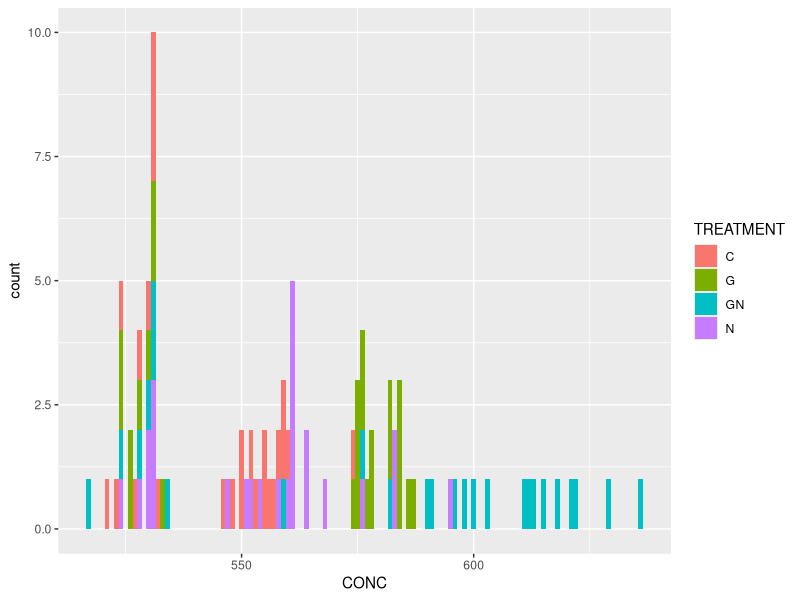
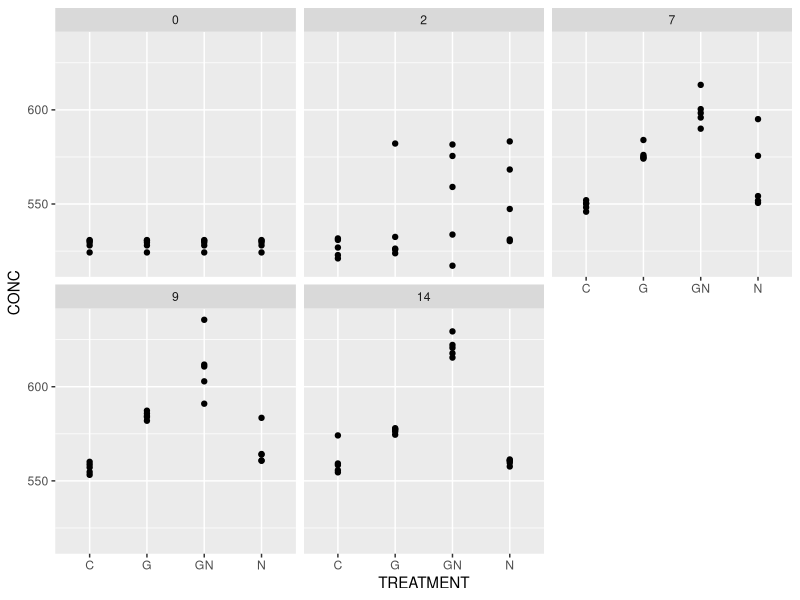
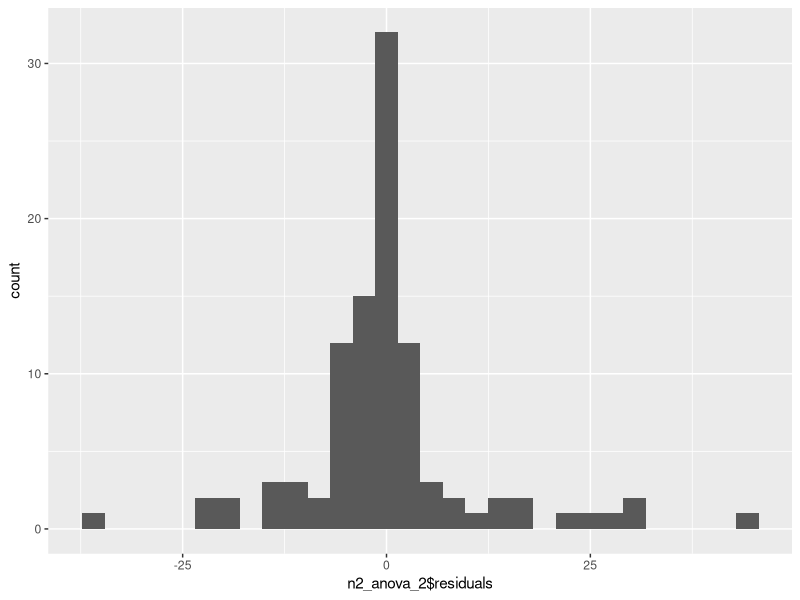
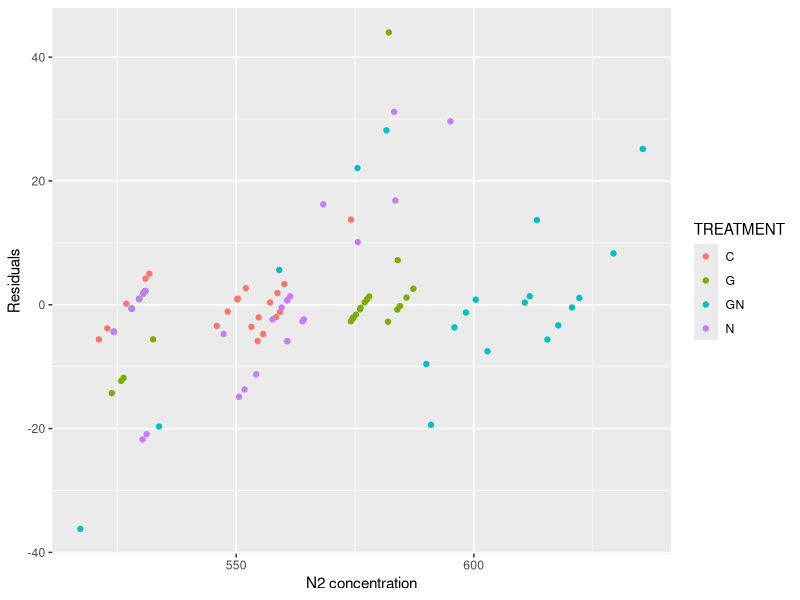
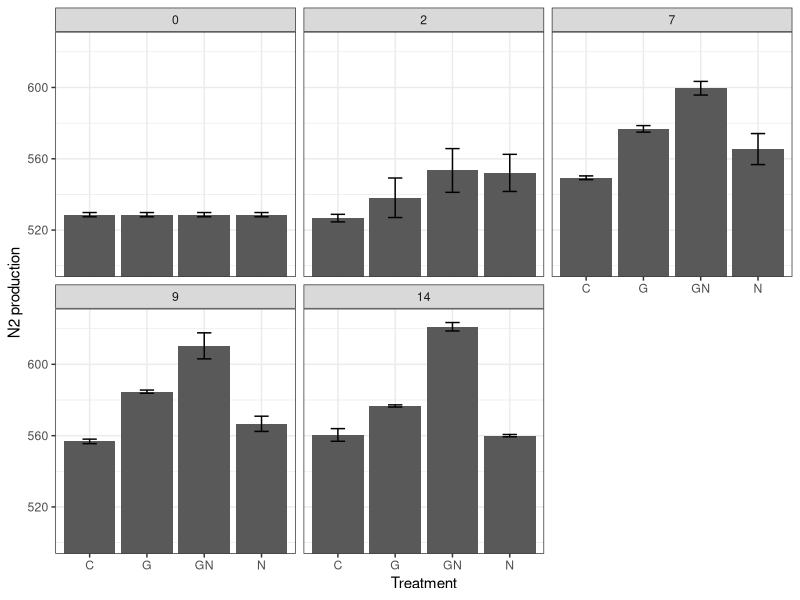

Reproduce these figures in R, in order.
## ---- chunk 1
require(tidyverse)
## ---- chunk 2
o2_data <- read.csv(file = "o2_first_exp.csv", header = T, sep = ",")

n2_data <- read.csv(file = "n2_first_exp.csv", header = T, sep = ",")
## ---- chunk 3
gas_combined_wide <- o2_data %>%
  rbind(n2_data)
## ---- chunk 4
gas_combined_long <- gas_combined_wide %>%
  gather("TREATMENT", "CONC", 4:7)
## ---- chunk 5
n2_long <- gas_combined_long %>%
  filter(ANALYTE == "n2")
## ---- chunk 6
n2_histo <- ggplot() +
  geom_histogram(data = n2_long,
                 aes(x = CONC, fill = TREATMENT),
                 binwidth = 1)

n2_histo
## ---- chunk 7
n2_plot <- ggplot() +
  geom_point(data = n2_long,
           aes(x = TREATMENT, y = CONC)) +
  facet_wrap(~TIME)

n2_plot
## ---- chunk 8
n2_anova_1 <- aov(data = n2_long,
                  CONC ~ as.factor(TREATMENT) + as.factor(TIME))

summary(n2_anova_1)
## ---- chunk 9
n2_anova_2 <- aov(data = n2_long,
                  CONC ~ as.factor(TREATMENT)*as.factor(TIME))

summary(n2_anova_2)
## ---- chunk 10
combo <- n2_long %>%
  cbind(n2_anova_2$residuals)

resid_plot <- ggplot() +
  geom_histogram(data = combo,
                 aes(x = n2_anova_2$residuals))

resid_plot


scatter_plot <- ggplot() +
  geom_point(data = combo,
             aes(x = CONC, y = n2_anova_2$residuals, colour = TREATMENT)) +
  ylab("Residuals") +
  xlab("N2 concentration")

scatter_plot
## ---- chunk 11
n2_tukey <- TukeyHSD(n2_anova_2)

#n2_tukey
## ---- chunk 12
n2_contrasts <- as.data.frame(n2_tukey$`as.factor(TREATMENT):as.factor(TIME)`) %>%
  rownames_to_column() %>%
  filter(`p adj` < 0.05)

n2_contrasts
## ---- chunk 13
n2_summary <- n2_long %>%
  group_by(TIME, TREATMENT) %>%
  summarise(N2_MEAN = mean(CONC),
            N2_SE = sd(CONC)/sqrt(n()))
## ---- chunk 14
n2_plot_treatment <- ggplot() +
  geom_col(data = n2_summary,
           aes(x = TREATMENT, y = N2_MEAN),
           position = "dodge") +
  facet_wrap(~TIME) +
  coord_cartesian(ylim = c(500, 625)) +
  geom_errorbar(data = n2_summary,
                aes(x = TREATMENT,
                    ymin = N2_MEAN - N2_SE,
                    ymax = N2_MEAN + N2_SE),
                width = 0.25) +
  theme_bw() +
  ylab("N2 production") +
  xlab("Treatment")

n2_plot_treatment
## ---- chunk 15
#ggsave(n2_plot_treatment, file = "n2_plot_treatment.pdf", device = pdf, height = 6, width = 6)
